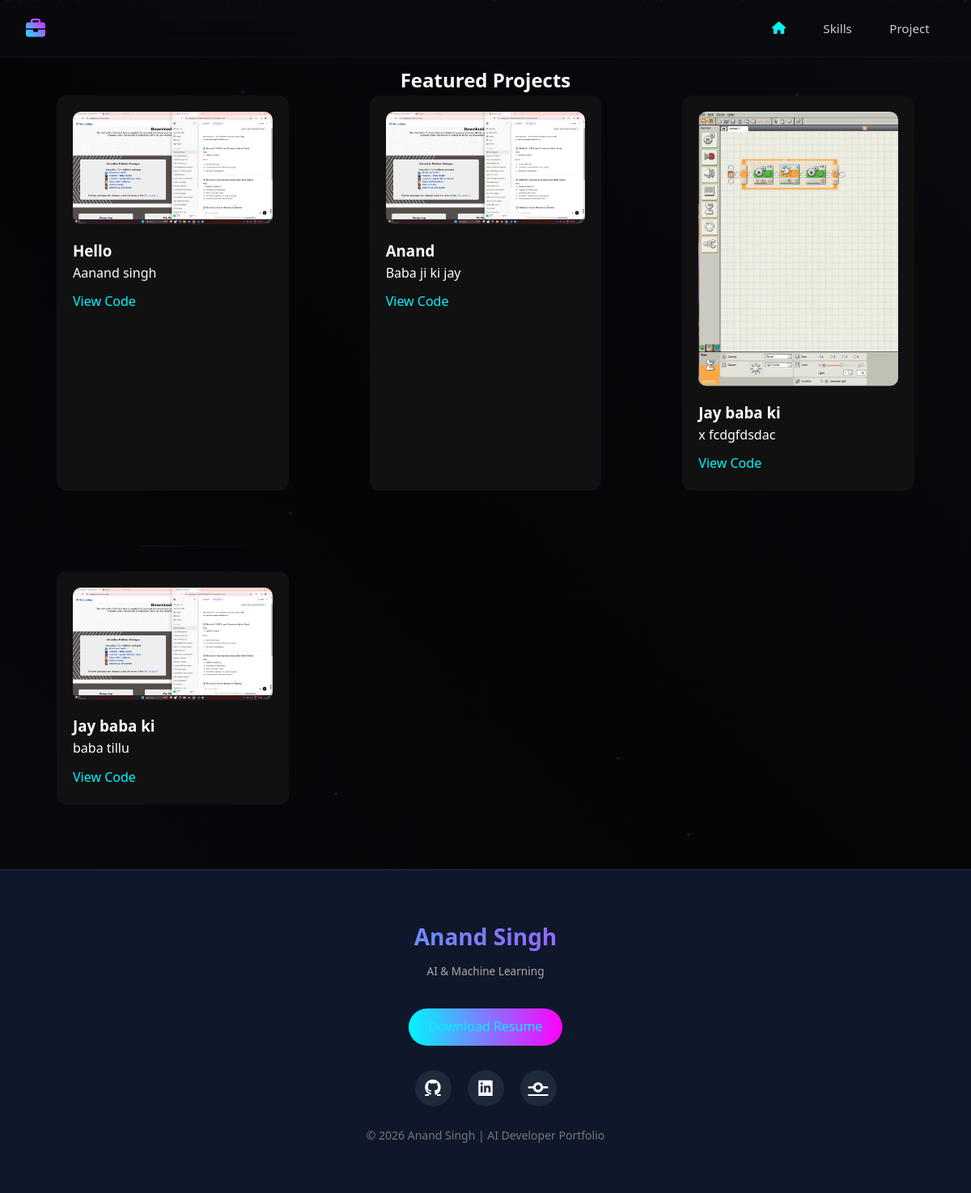
Screenshot of /Project/ with the database file from the repository.
### app/models.py (models this page shows, shortened)
class Project(models.Model):
    title = models.CharField(max_length=200)
    description = models.TextField()
    image = models.ImageField(upload_to='projects/')
    github_link = models.URLField()

### app/views.py (the view)
# urls.py: path('Project/', views.project, name='projects'),
def project(request):
    projects = Project.objects.all()
    context = {
        "projects": projects
    }
    return render(request,"Project.html",context)

### templates/Project.html (shortened to what this page needs)
{% extends "base.html" %} {% block content %}
<section class="projects-section">
  <h2 class="section-title">Featured Projects</h2>
  <div class="projects-grid">
    {% for project in projects %}
    <div class="project-card">
      <img src="{{ project.image.url }}" alt="" />
      <h3>{{ project.title }}</h3>
      <p>{{ project.description }}</p>
      <a href="{{ project.github_link }}" target="_blank"> View Code </a>
    </div>
    {% endfor %}
  </div>
</section>
{% endblock %}

### templates/base.html (shortened to what this page needs)
{% load static %}
<!DOCTYPE html>
<html lang="en">
<head>
    <link rel="stylesheet" href="{% static 'css/style.css' %}">
    <link rel="stylesheet" href="https://cdnjs.cloudflare.com/ajax/libs/font-awesome/6.5.0/css/all.min.css">
</head>
<body>
    <div class="bg-animation">
        <div class="neural-network" id="neuralNetwork"></div>
        <div class="particles" id="particles"></div>
    </div>
    <header>
        <nav>
            <a href="/" class="logo">
                    <polygon points="50,5 85,25 85,65 50,85 15,65 15,25"
                             fill="none"
                             stroke="url(#gradientStroke)"
                             stroke-width="2"/>
                    <circle cx="50" cy="30" r="4" fill="#00ffff"/>
                    <circle cx="35" cy="45" r="4" fill="#ff00ff"/>
                    <circle cx="65" cy="45" r="4" fill="#ff00ff"/>
                    <circle cx="35" cy="65" r="4" fill="#00ffff"/>
                    <circle cx="65" cy="65" r="4" fill="#00ffff"/>
                    <circle cx="50" cy="55" r="5" fill="#7c3aed"/>
                    <line x1="50" y1="30" x2="35" y2="45" stroke="#00ffff" stroke-width="1" opacity="0.5"/>
                    <line x1="50" y1="30" x2="65" y2="45" stroke="#00ffff" stroke-width="1" opacity="0.5"/>
                    <line x1="35" y1="45" x2="50" y2="55" stroke="#ff00ff" stroke-width="1" opacity="0.5"/>
                    <line x1="65" y1="45" x2="50" y2="55" stroke="#ff00ff" stroke-width="1" opacity="0.5"/>
                    <line x1="50" y1="55" x2="35" y2="65" stroke="#7c3aed" stroke-width="1" opacity="0.5"/>
                    <line x1="50" y1="55" x2="65" y2="65" stroke="#7c3aed" stroke-width="1" opacity="0.5"/>
                <span class="logo-text"><i class="fa-solid fa-briefcase" style="color: rgb(13, 241, 233);"></i></span>
            </a>
            <ul class="nav-links">
                <li><a href="/"><i class="fa-solid fa-house fa-fade" style="color: rgb(13, 241, 233);"></i></a></li>
                <li><a href="/Skills/">Skills</a></li>
                <li><a href="/Project/">Project</a></li>
            </ul>
        </nav>
    </header>
    {% block content %}
    {% endblock  %}
    {% include "footer.html" %}
</body>
</html>

### templates/footer.html
{% load static %}
<footer class="footer">
  <div class="footer-container">
    <h2 class="footer-name">Anand Singh</h2>
    <p class="footer-tagline">AI & Machine Learning </p>
    <div class="footer-contact">
      <a href="{% static 'resume.pdf' %}" class="resume-btn" download>
        Download Resume
      </a>
    </div>
    <div class="social-icons">
      <a href="https://github.com/Anandunivers" target="_blank" class="social github">
        <i class="fab fa-github"></i>
      </a>
      <a href="https://www.linkedin.com/in/anand-singh-univers/" target="_blank" class="social linkedin">
        <i class="fab fa-linkedin"></i>
      </a>
      <a href="https://www.geeksforgeeks.org/user/univeranand/" target="_blank" class="social twitter">
        <i class="fa-solid fa-code-commit"></i>
      </a>
    </div>
    <p class="copyright">© 2026 Anand Singh | AI Developer Portfolio</p>
  </div>
</footer>

### static/css/style.css (style rules this page uses)
* { margin: 0; padding: 0; box-sizing: border-box; }
:root { --primary: #00ffff; --secondary: #ff00ff; --accent: #7c3aed; --dark: #0a0a0f; --darker: #050508; --light: #ffffff; --gray: #6b7280; --success: #00ff88; }
body { font-family: 'Segoe UI', Tahoma, Geneva, Verdana, sans-serif; background: var(--dark); color: var(--light); overflow-x: hidden; line-height: 1.6; }
.bg-animation { position: fixed; top: 0; left: 0; width: 100%; height: 100%; pointer-events: none; z-index: -1; background: linear-gradient(45deg, var(--dark) 0%, var(--darker) 50%, var(--dark) 100%); }
.neural-network { position: absolute; width: 100%; height: 100%; opacity: 0.1; }
.footer { background:#0f172a; padding:60px 20px; text-align:center; color:white; }
.footer-name { font-size:28px; font-weight:bold; background:linear-gradient(90deg,#00f5ff,#ff00ff); -webkit-background-clip:text; color:transparent; }
.footer-tagline { margin-top:10px; color:#aaa; }
.footer-contact { margin-top:20px; }
.footer-contact a { color:#00f5ff; text-decoration:none; }
.resume-btn { display:inline-block; margin-top:15px; padding:10px 25px; border-radius:30px; background:linear-gradient(90deg,#00f5ff,#ff00ff); color:white; text-decoration:none; transition:0.3s; }
.social-icons { margin-top:30px; display:flex; justify-content:center; gap:20px; }
.social { width:45px; height:45px; display:flex; align-items:center; justify-content:center; border-radius:50%; background:#1e293b; color:white; font-size:20px; transition:0.3s; }
.copyright { margin-top:25px; font-size:14px; color:#777; }
header { position: fixed; top: 0; width: 100%; background: rgba(10, 10, 15, 0.9); backdrop-filter: blur(20px); z-index: 1000; transition: all 0.3s ease; border-bottom: 1px solid rgba(255, 255, 255, 0.05); }
nav { display: flex; justify-content: space-between; align-items: center; padding: 1rem 2rem; max-width: 1200px; margin: 0 auto; }
.logo { display: flex; align-items: center; gap: 0.8rem; text-decoration: none; transition: transform 0.3s ease; }
.logo-text { font-size: 1.5rem; font-weight: bold; background: linear-gradient(45deg, var(--primary), var(--secondary)); -webkit-background-clip: text; -webkit-text-fill-color: transparent; background-clip: text; }
.nav-links { display: flex; list-style: none; gap: 0.5rem; }
.nav-links a { color: rgba(255, 255, 255, 0.8); text-decoration: none; transition: all 0.3s ease; position: relative; padding: 0.6rem 1.2rem; border-radius: 25px; font-weight: 500; font-size: 0.95rem; background: transparent; }
.nav-links a::after { content: ''; position: absolute; bottom: -2px; left: 50%; transform: translateX(-50%); width: 0; height: 2px; background: var(--primary); transition: width 0.3s ease; opacity: 0; }
footer { background: var(--darker); padding: 3rem 2rem 1rem; text-align: center; border-top: 1px solid rgba(255, 255, 255, 0.1); }
footer p { margin-top: 2rem; color: var(--gray); font-size: 0.85rem; }
.particles { position: absolute; top: 0; left: 0; width: 100%; height: 100%; overflow: hidden; }

### templates/Project.html (style rules this page uses)
.section-title { text-align: center; }
.projects-section { padding: 80px 20px; max-width: 1100px; margin: auto; }
.projects-grid { display: grid; grid-template-columns: repeat(auto-fit, minmax(250px, 1fr)); gap: 100px; }
.project-card { background: #111; padding: 20px; border-radius: 12px; color: white; transition: 0.3s; }
.project-card img { width: 100%; border-radius: 10px; margin-bottom: 10px; }
.project-card a { display: inline-block; margin-top: 10px; color: #00f5ff; text-decoration: none; }

### rows the page displays
Project: image (picture), title "Hello", description "Aanand singh"
Project: image (picture), title "Anand", description "Baba ji ki jay"
Project: image (picture), title "Jay baba ki", description "x fcdgfdsdac"
Project: image (picture), title "Jay baba ki", description "baba tillu"
